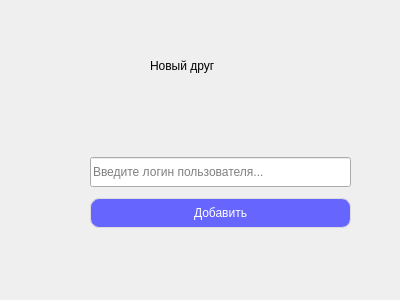
<?xml version="1.0" encoding="UTF-8"?>
<ui version="4.0">
 <class>addFriendWidget</class>
 <widget class="QWidget" name="addFriendWidget">
  <property name="geometry">
   <rect>
    <x>0</x>
    <y>0</y>
    <width>400</width>
    <height>300</height>
   </rect>
  </property>
  <property name="windowTitle">
   <string>Form</string>
  </property>
  <widget class="QWidget" name="verticalLayoutWidget">
   <property name="geometry">
    <rect>
     <x>90</x>
     <y>20</y>
     <width>261</width>
     <height>248</height>
    </rect>
   </property>
   <layout class="QVBoxLayout" name="verticalLayout">
    <item>
     <layout class="QHBoxLayout" name="horizontalLayout">
      <item>
       <spacer name="horizontalSpacer">
        <property name="orientation">
         <enum>Qt::Horizontal</enum>
        </property>
        <property name="sizeType">
         <enum>QSizePolicy::Fixed</enum>
        </property>
        <property name="sizeHint" stdset="0">
         <size>
          <width>60</width>
          <height>20</height>
         </size>
        </property>
       </spacer>
      </item>
      <item>
       <widget class="QLabel" name="label">
        <property name="text">
         <string>Новый друг</string>
        </property>
       </widget>
      </item>
     </layout>
    </item>
    <item>
     <spacer name="verticalSpacer_3">
      <property name="orientation">
       <enum>Qt::Vertical</enum>
      </property>
      <property name="sizeType">
       <enum>QSizePolicy::Fixed</enum>
      </property>
      <property name="sizeHint" stdset="0">
       <size>
        <width>20</width>
        <height>40</height>
       </size>
      </property>
     </spacer>
    </item>
    <item>
     <widget class="CustomInputForms" name="loginInput">
      <property name="minimumSize">
       <size>
        <width>0</width>
        <height>30</height>
       </size>
      </property>
      <property name="placeholderText">
       <string>Введите логин пользователя...</string>
      </property>
     </widget>
    </item>
    <item>
     <spacer name="verticalSpacer_2">
      <property name="orientation">
       <enum>Qt::Vertical</enum>
      </property>
      <property name="sizeType">
       <enum>QSizePolicy::Fixed</enum>
      </property>
      <property name="sizeHint" stdset="0">
       <size>
        <width>20</width>
        <height>5</height>
       </size>
      </property>
     </spacer>
    </item>
    <item>
     <widget class="QPushButton" name="addFriendButton">
      <property name="minimumSize">
       <size>
        <width>0</width>
        <height>30</height>
       </size>
      </property>
      <property name="styleSheet">
       <string notr="true">background-color: rgb(102,102,255);
border-style: solid;             
border-width: 1px;               
border-radius: 9px;            
border-color: rgb(220,220,220);
color:white;</string>
      </property>
      <property name="text">
       <string>Добавить</string>
      </property>
     </widget>
    </item>
    <item>
     <spacer name="verticalSpacer">
      <property name="orientation">
       <enum>Qt::Vertical</enum>
      </property>
      <property name="sizeType">
       <enum>QSizePolicy::Fixed</enum>
      </property>
      <property name="sizeHint" stdset="0">
       <size>
        <width>20</width>
        <height>40</height>
       </size>
      </property>
     </spacer>
    </item>
   </layout>
  </widget>
 </widget>
 <customwidgets>
  <customwidget>
   <class>CustomInputForms</class>
   <extends>QLineEdit</extends>
   <header>app-qt/src/custominputforms/custominputforms.h</header>
  </customwidget>
 </customwidgets>
 <resources/>
 <connections/>
</ui>
